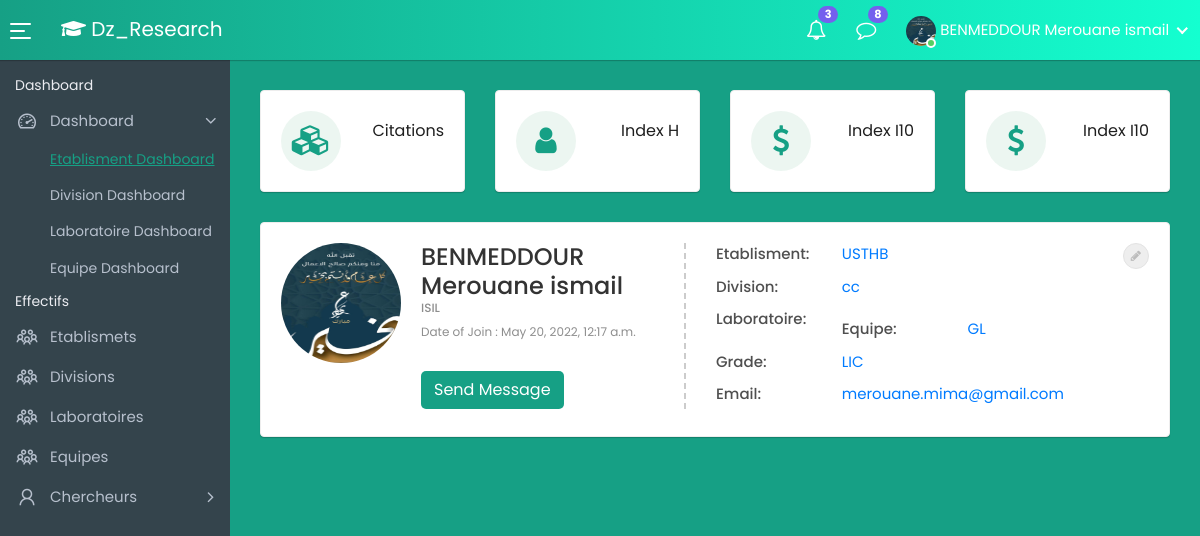
Screenshot of /profil/ (signed in) with the database file from the repository.
### finalapp/models.py (models this page shows, shortened)
class Researcher(AbstractBaseUser, PermissionsMixin):
    first_name = models.CharField(max_length=150, default='')
    last_name = models.CharField(max_length=150, default='')
    email = models.EmailField(_('email adress'), unique=True)
    speciality = models.CharField(max_length=150, blank=True)
    grade = models.CharField(max_length=200, blank=True)
    image = models.ImageField(blank=True,default='D', upload_to='images')
    linkedin_account = models.URLField(blank=True)
    google_scholar_account = models.URLField(blank=True,unique=True)
    date_joined = models.DateTimeField(auto_now_add=True)
    affecte = models.BooleanField(default=False)
    equipe_researchers = models.ForeignKey(
        'Equipe', on_delete=models.SET_NULL, null=True, blank=True)
    is_staff = models.BooleanField(default=False)
    is_active = models.BooleanField(default=False)
    objects = ResearcherUserManager()
    USERNAME_FIELD = 'email'
    REQUIRED_FIELDS = ['first_name', 'last_name']
    class Meta:
        ordering = ['date_joined']
    def get_google_id(self):
        return self.google_scholar_account.partition("user=")[2][:12]
    def __str__(self) -> str:
        return " ".join([ self.first_name.upper(), self.last_name.capitalize()])

class Etablisment(models.Model):
    nom = models.CharField(max_length=200, default='')
    logo = models.ImageField(null=True, blank=True)
    site_web=models.URLField(blank=True)
    location = models.ForeignKey(
        'Location', on_delete=models.CASCADE, null=True)
    chef_etablisement = models.OneToOneField(
        'Researcher', on_delete=models.SET_NULL, null=True, blank=True)
    def __str__(self):
        return self.nom

class Division(models.Model):
    nom = models.CharField(max_length=200, default='')
    site_web=models.URLField(blank=True)
    etablisment = models.ForeignKey(
        'Etablisment', on_delete=models.CASCADE, null=True)
    chef_div = models.OneToOneField(
        'Researcher', on_delete=models.SET_NULL, null=True, blank=True)
    def __str__(self):
        return self.nom

class Equipe(models.Model):
    nom = models.CharField(max_length=200)
    site_web=models.URLField(blank=True)
    division = models.ForeignKey(
        'Division', on_delete=models.CASCADE, null=True)
    chef_equipe = models.OneToOneField(
        'Researcher', on_delete=models.SET_NULL, null=True, blank=True)
    def __str__(self):
        return self.nom

### finalapp/views.py (the view)
# urls.py: path('profil/', Profil_views, name='profil'),
def Profil_views(request):
    chercheur1 = Researcher.objects.get(id = request.user.pk)
    chercheur = Researcher.objects.filter(id =request.user.pk)
    equipe = Equipe.objects.filter(id = chercheur[0].equipe_researchers.id)
    division = Division.objects.filter(id = equipe[0].division.id)
    etablisment = Etablisment.objects.filter(id =division[0].etablisment.id)
    apiData = ApiData(request.user.pk)
    context ={'chercheur1':chercheur1,'apiData':apiData,'etablisment':etablisment,'equipe':equipe,'division':division,'equipe':equipe}
    return render (request,'profil.html',context)

### finalapp/views.py (called while the page is built)
def ApiData(pk): # l'id du chercheur
    r  = Researcher.objects.get(pk = pk)
    params = {
    "engine": "google_scholar_author",
    "author_id": r.get_google_id(),
    "api_key": "5693539bbd7f27e4de0624ca01bc9ad9ecba73199cbc2ce132e589daa15f8e4a"
    }
    search = GoogleSearch(params)
    results = search.get_dict()
    return  results

### finalapp/templates/profil.html (shortened to what this page needs)
{% extends 'main.html' %} {% block content %}
<div class="row">
  <div class="col-md-6 col-sm-6 col-lg-6 col-xl-3">
    <div class="card dash-widget">
      <div class="card-body">
        <span class="dash-widget-icon"><i class="fa fa-cubes"></i></span>
        <div class="dash-widget-info">
          <span>Citations</span>
        </div>
      </div>
    </div>
  </div>
  <div class="col-md-6 col-sm-6 col-lg-6 col-xl-3">
    <div class="card dash-widget">
      <div class="card-body">
        <span class="dash-widget-icon"><i class="fa fa-user"></i></span>
        <div class="dash-widget-info">
          <span>Index H</span>
        </div>
      </div>
    </div>
  </div>
  <div class="col-md-6 col-sm-6 col-lg-6 col-xl-3">
    <div class="card dash-widget">
      <div class="card-body">
        <span class="dash-widget-icon"><i class="fa fa-usd"></i></span>
        <div class="dash-widget-info">
          <span>Index I10</span>
        </div>
      </div>
    </div>
  </div>
  <div class="col-md-6 col-sm-6 col-lg-6 col-xl-3">
    <div class="card dash-widget">
      <div class="card-body">
        <span class="dash-widget-icon"><i class="fa fa-usd"></i></span>
        <div class="dash-widget-info">
          <span>Index I10</span>
        </div>
      </div>
    </div>
  </div>
</div>
<div class="card mb-0">
  <div class="card-body">
    <div class="row">
      <div class="col-md-12">
        <div class="profile-view">
          <div class="profile-img-wrap">
            <div class="profile-img">
              <a href="#"><img alt="" src="{{ user.image.url}}" /></a>
            </div>
          </div>
          <div class="profile-basic">
            <div class="row">
              <div class="col-md-5">
                <div class="profile-info-left">
                  <h3 class="user-name m-t-0 mb-0">{{user}}</h3>
                  <h6 class="text-muted">{{user.speciality}}</h6>
                  <div class="small doj text-muted">
                    Date of Join : {{user.date_joined}}
                  </div>
                  <div class="staff-msg">
                    <a class="btn btn-custom" href="chat.html">Send Message</a>
                  </div>
                </div>
              </div>
              <div class="col-md-7">
                <ul class="personal-info">
                  <li>
                    <div class="title">Etablisment:</div>
                    <div class="text">
                      <a href="">{{ etablisment.0}}</a>
                    </div>
                  </li>
                  <li>
                    <div class="title">Division:</div>
                    <div class="text">
                      <a href="">{{ division.0}}</a>
                    </div>
                  </li>
                  <li>
                    <div class="title">Laboratoire:</div>
                  </li>
                  <li>
                    <div class="title">Equipe:</div>
                    <div class="text">
                      <a href="">{{ equipe.0}}</a>
                    </div>
                  </li>
                  <li>
                    <div class="title">Grade:</div>
                    <div class="text">
                      <a href="">{{user.grade}}</a>
                    </div>
                  </li>
                  <li>
                    <div class="title">Email:</div>
                    <div class="text">
                      <a href="">{{user.email}}</a>
                    </div>
                  </li>
                </ul>
              </div>
            </div>
          </div>
          <div class="pro-edit">
            <a
              data-target="#profile_info"
              data-toggle="modal"
              class="edit-icon"
              href="#"
              ><i class="fa fa-pencil"></i
            ></a>
          </div>
        </div>
      </div>
    </div>
  </div>
</div>
{% endblock content %}

### finalapp/templates/main.html (shortened to what this page needs)
{% load static %}
<!DOCTYPE html>
<html lang="en">
  <head>
    <link
      rel="stylesheet"
      href="https://cdnjs.cloudflare.com/ajax/libs/font-awesome/5.15.4/css/all.min.css"
    />
    <link rel="stylesheet" href="{% static 'css/bootstrap.min.css' %}" />
    <link rel="stylesheet" href="{% static 'css/font-awesome.min.css' %}" />
    <link rel="stylesheet" href="{% static 'css/line-awesome.min.css' %}" />
    <link rel="stylesheet" href="{% static 'plugins/morris/morris.css' %}" />
    <link rel="stylesheet" href="{% static 'css/style.css' %}" />
    <link
    href="{% static 'css/register.css' %}"
    type="text/css"
    rel="stylesheet"
  />
  </head>
  <body>
    <div class="main-wrapper">
      <div class="header">
        <a id="toggle_btn" href="javascript:void(0);">
          <span class="bar-icon">
            <span></span>
            <span></span>
            <span></span>
          </span>
        </a>
        <div class="page-title-box">
          <h3><i class="fas fa-graduation-cap"></i> Dz_Research</h3>
        </div>
        <ul class="nav user-menu">
          <li class="nav-item dropdown">
            <a href="#" class="dropdown-toggle nav-link" data-toggle="dropdown">
              <i class="fa fa-bell-o"></i>
              <span class="badge badge-pill">3</span>
            </a>
          </li>
          <li class="nav-item dropdown">
            <a href="#" class="dropdown-toggle nav-link" data-toggle="dropdown">
              <i class="fa fa-comment-o"></i>
              <span class="badge badge-pill">8</span>
            </a>
          </li>
          <li class="nav-item dropdown has-arrow main-drop">
            <a href="#" class="dropdown-toggle nav-link" data-toggle="dropdown">
              <span class="user-img"
                ><img src="{{user.image.url}}" alt="" style="height: 30px" />
                <span class="status online"></span
              ></span>
              <span>{{user}} </span>
            </a>
          </li>
        </ul>
      </div>
      <div class="sidebar" id="sidebar">
        <div class="sidebar-inner slimscroll">
          <div id="sidebar-menu" class="sidebar-menu">
            <ul>
              <li class="menu-title">
                <span>Dashboard</span>
              </li>
              <li class="submenu">
                <a href="#"
                  ><i class="la la-dashboard"></i> <span> Dashboard</span>
                  <span class="menu-arrow"></span
                ></a>
                <ul style="display: none">
                  <li>
                    <a class="active" href="index.html"
                      >Etablisment Dashboard</a
                    >
                  </li>
                  <li>
                    <a href="employee-dashboard.html">Division Dashboard</a>
                  </li>
                  <li>
                    <a href="employee-dashboard.html">Laboratoire Dashboard</a>
                  </li>
                  <li>
                    <a href="employee-dashboard.html">Equipe Dashboard</a>
                  </li>
                </ul>
              </li>
              <li class="menu-title">
                <span>Effectifs </span>
              </li>
              <li>
                <a href="clients.html"
                  ><i class="la la-users"></i> <span>Etablismets</span></a
                >
              </li>
              <li>
                <a href="clients.html"
                  ><i class="la la-users"></i> <span>Divisions</span></a
                >
              </li>
              <li>
                <a href="clients.html"
                  ><i class="la la-users"></i> <span>Laboratoires</span></a
                >
              </li>
              <li>
                <a href="clients.html"
                  ><i class="la la-users"></i> <span>Equipes</span></a
                >
              </li>
              <li class="submenu">
                <a href="#"
                  ><i class="la la-user"></i> <span> Chercheurs</span>
                  <span class="menu-arrow"></span
                ></a>
              </li>
            </ul>
          </div>
        </div>
      </div>
      <div class="page-wrapper">
        <div class="content container-fluid">
      {% block content %}{% endblock content %}
    </div>
  </div>
    </div>
  </body>
</html>

### static/css/register.css (style rules this page uses)
* { margin: 0; padding: 0; box-sizing: border-box; font-family: "Poppins", sans-serif; }
body { min-height: 100vh; display: flex; align-items: center; justify-content: center; background: #16a085; }

### rows the page displays
Researcher: image (picture), first_name+last_name "BENMEDDOUR Merouane ismail", speciality "ISIL", date_joined "May 20, 2022, 12:17 a.m.", grade "LIC", email "merouane.mima@gmail.com"
Etablisment: nom "USTHB"
Division: nom "cc"
Equipe: nom "GL"
